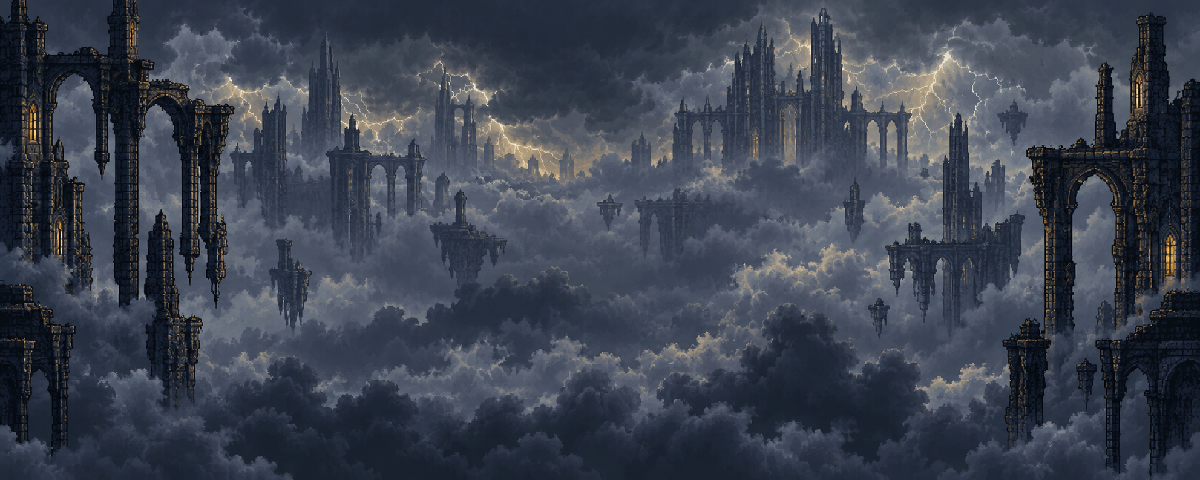
#> input picture assets/environments/xardorok_arena/marco4/storm_distance.png, 1200 x 480 px
$ python pack_marco4_arena.py ../assets/environments/xardorok_arena/marco4/storm_distance.png ../assets/environments/xardorok_arena/marco4/storm_distance.png
#> lines starting #> are read from the running program, lines starting #| are printed output that depends on the picture
"""Technical crops and nearest-neighbour exports of two generated source images.
No game art is procedurally painted. Sources stay outside the repository.
Usage: python tools/pack_marco4_arena.py ATLAS.png BACKDROP.png
"""
from pathlib import Path
import sys
from PIL import Image

out = Path(__file__).resolve().parents[1] / 'assets/environments/xardorok_arena/marco4'
out.mkdir(parents=True, exist_ok=True)
atlas = Image.open(sys.argv[1]).convert('RGBA')
# Explicit source bounds prevent neighbouring assets or empty margins from leaking.
boxes = {
 'floor_0':(86,43,303,262), 'floor_1':(392,43,605,260),
 'floor_crack':(687,43,903,260), 'floor_cold':(993,43,1207,260),
 'ruin_0':(38,318,326,540), 'ruin_1':(357,318,648,540),
 'ruin_2':(665,318,949,540), 'ruin_3':(969,318,1252,540),
 'arch_0':(62,541,319,912), 'arch_1':(378,541,649,912),
 'arch_2':(681,541,956,912), 'arch_3':(978,541,1262,912),
 'brazier':(77,913,289,1203), 'ice_fissure':(359,913,651,1203),
 'fascia':(674,913,960,1203), 'cloud':(964,913,1273,1203),
}
for name, bounds in boxes.items():
    im = atlas.crop(bounds)
    if name.startswith('floor'):
        im = im.convert('RGB').resize((64,64), Image.Resampling.NEAREST).convert('RGBA')
    else:
        alpha = im.getchannel('A')
        bb = alpha.point(lambda a: 255 if a > 12 else 0).getbbox()
        if bb: im = im.crop(bb)
        target = (52,38) if name.startswith('ruin') else (120,176)
        if name == 'brazier': target=(36,50)
        if name == 'ice_fissure': target=(68,52)
        if name == 'fascia': target=(64,70)
        if name == 'cloud': target=(330,240)
        ratio=min(target[0]/im.width,target[1]/im.height)
        im=im.resize((round(im.width*ratio),round(im.height*ratio)),Image.Resampling.NEAREST)
    im.save(out / (name+'.png'))
#> this loop made 16 passes
#> bb on passes 5 to 8: (0, 0, 288, 162), (0, 0, 291, 162), (0, 0, 284, 162), (0, 0, 231, 162)
#> pass 1, `im = atlas.crop(bounds)`:
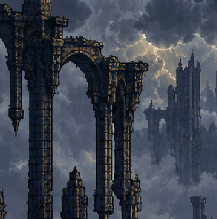
#> im: PIL image 217x219 RGBA; mean R, G, B, A 61.9, 67.8, 79.3, 255
#> pass 1, `im = im.convert('RGB').resize((64,64), Image.Resampling.NEAREST).conve..`:
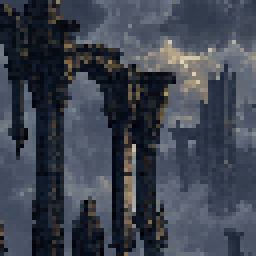
#> im: PIL image 64x64 RGBA (shown 4 times larger); mean R, G, B, A 61.7, 67.7, 79.4, 255
#> pass 2, `im = atlas.crop(bounds)`:
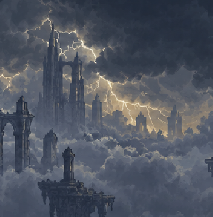
#> im: PIL image 213x217 RGBA; mean R, G, B, A 80, 85.5, 96.8, 255
#> pass 2, `im = im.convert('RGB').resize((64,64), Image.Resampling.NEAREST).conve..`:
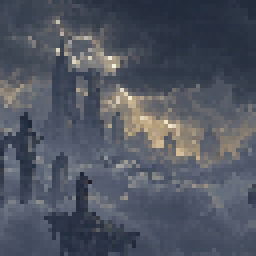
#> im: PIL image 64x64 RGBA (shown 4 times larger); mean R, G, B, A 80, 85.5, 96.8, 255
#> after the loop: im: PIL image 256x240 RGBA; every value is 0
Image.open(sys.argv[2]).convert('RGB').resize((1200,480),Image.Resampling.NEAREST).save(out/'storm_distance.png')
print('Exported',len(boxes)+1,'PNG assets')

$ run again, with assets/environments/xardorok_arena/marco4/arch_1.png copied over assets/environments/xardorok_arena/marco4/storm_distance.png
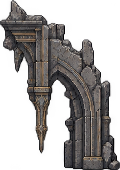
#> input picture assets/environments/xardorok_arena/marco4/arch_1.png, 120 x 170 px
#> atlas is the input picture: PIL image 120x170 RGBA; mean R, G, B, A 42.6, 39.5, 38.6, 118.4
#> the loop `for name, bounds in boxes.items():` made 16 passes
#> pass 1, `im = im.convert('RGB').resize((64,64), Image.Resampling.NEAREST).conve..`:
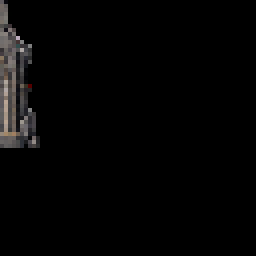
#> im: PIL image 64x64 RGBA (shown 4 times larger); mean R, G, B, A 5, 4.7, 4.6, 255
#> `Image.open(sys.argv[2]).convert('RGB').resize((1200,480),Image.Resampl..`:
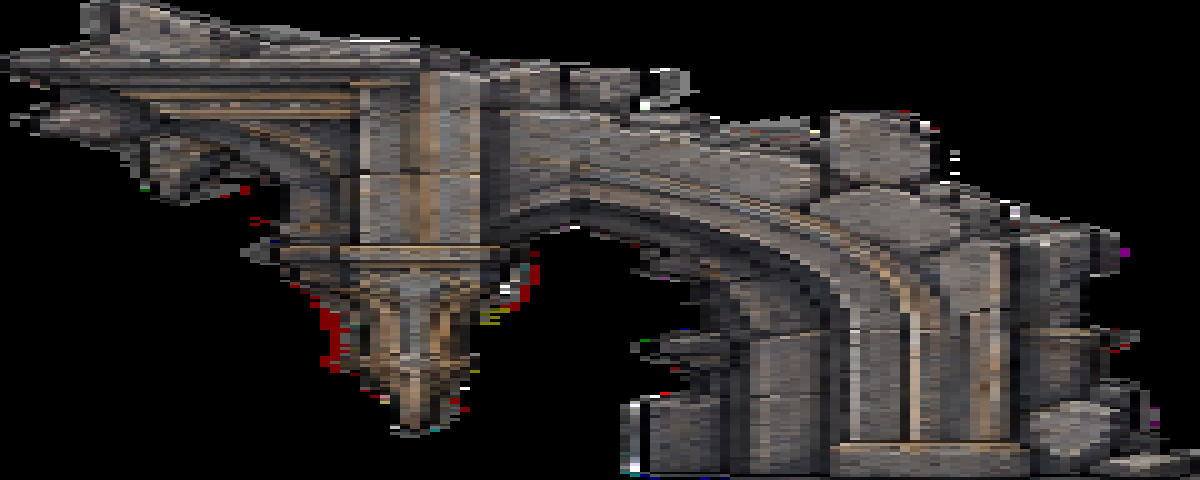
#> saved as storm_distance.png: PIL image 1200x480 RGB; mean R, G, B 42.6, 39.5, 38.6

$ run again, with assets/environments/xardorok_arena/marco4/arch_2.png copied over assets/environments/xardorok_arena/marco4/storm_distance.png
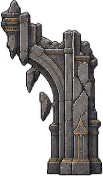
#> input picture assets/environments/xardorok_arena/marco4/arch_2.png, 103 x 176 px
#> atlas is the input picture: PIL image 103x176 RGBA; mean R, G, B, A 46.9, 44.1, 43.3, 124.6
#> the loop `for name, bounds in boxes.items():` made 16 passes
#> pass 1, `im = im.convert('RGB').resize((64,64), Image.Resampling.NEAREST).conve..`:
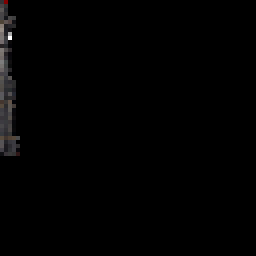
#> im: PIL image 64x64 RGBA (shown 4 times larger); mean R, G, B, A 2.1, 1.9, 2, 255
#> `Image.open(sys.argv[2]).convert('RGB').resize((1200,480),Image.Resampl..`:
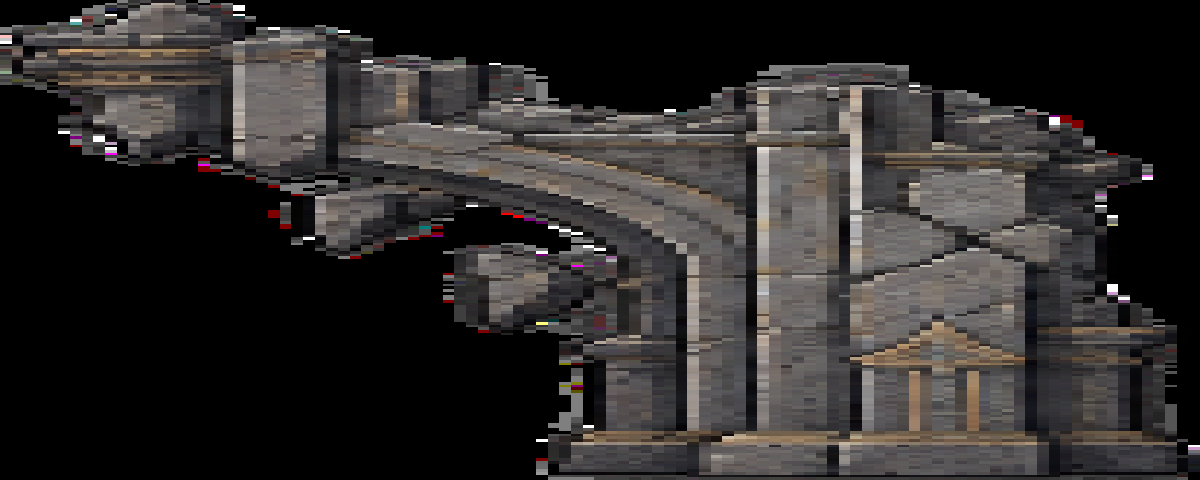
#> saved as storm_distance.png: PIL image 1200x480 RGB; mean R, G, B 47, 44.2, 43.4
